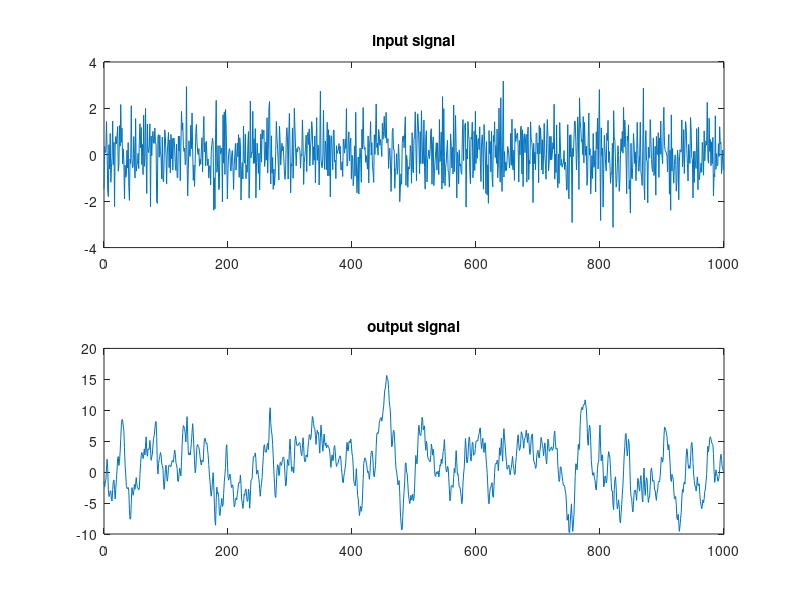
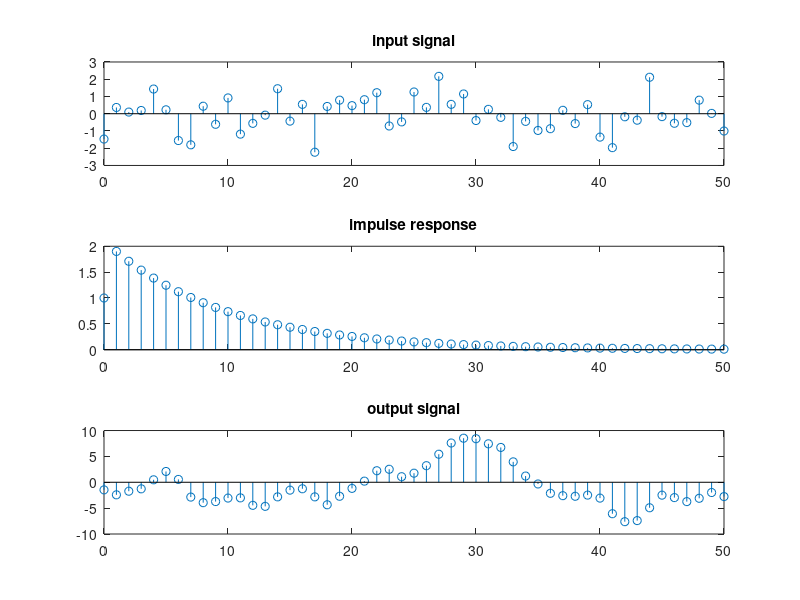
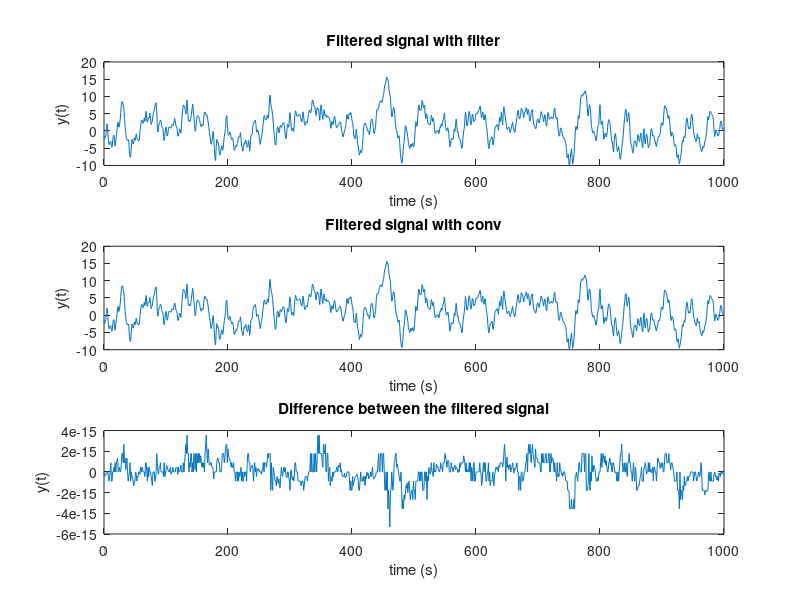

MATLAB code for these plots, in order:
clear all
close all
clc


N = 1000;
%a(1)*y(n)=-a(2)*y(n-1)+b(1)*x(n)+b(2)*x(n-1);
b = [ 1 1 ];
a = [ 1 -0.9];
x = randn(N,1);
y = filter(b,a,x);

figure,
subplot(2,1,1), plot([0:N-1],x), title('input signal')
subplot(2,1,2), plot([0:N-1],y), title('output signal')


%impulse response
delta = [ 1 ; zeros(N-1,1)]';
h = filter(b,a,delta);
figure
subplot(3,1,1), stem([0:50],x(1:51)), title('input signal')
subplot(3,1,2), stem([0:50],h(1:51)), title('impulse response')
subplot(3,1,3), stem([0:50],y(1:51)), title('output signal')


% CONVOLUZIONE
%   Filtering with the convolution function
y1 = conv(h,x);
y1 = y1(1:length(x));

% this is equivalent to
% y = filter(b,a,x);
% but length(y1) = length(x) + length(b)-1
% and length(y) = length(x)

figure,
subplot(3,1,1), plot([0:N-1], y), title('Filtered signal with filter'), xlabel('time (s)'), ylabel('y(t)'); 
subplot(3,1,2), plot([0:N-1], y1(1:N)), title('Filtered signal with conv'), xlabel('time (s)'), ylabel('y(t)');
subplot(3,1,3), plot([0:N-1], y-y1), title('Difference between the filtered signal'), xlabel('time (s)'), ylabel('y(t)');

error=sum(y-y1)
